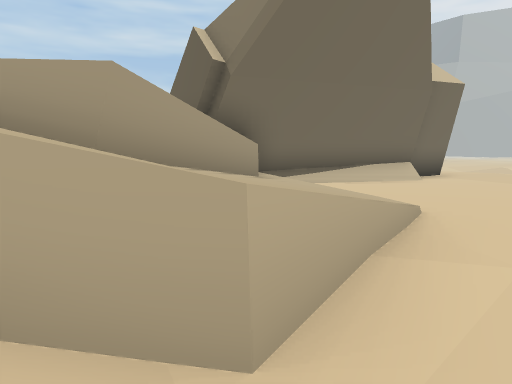
View 1 (above)

16 first-person views from a walk through a scene from a Unity 3-D project. The camera is 0.64 m above the floor, tilts 6° down and sees 70° across. The floor is counted in squares, 1 m on a side. Each view is taken from the middle of a square. On the plan, view 1 faces up. The plan holds only what a view shows up to about 10 squares ahead; the rest is blank. The place goes on beyond the plan. The player character is not drawn.

View 2
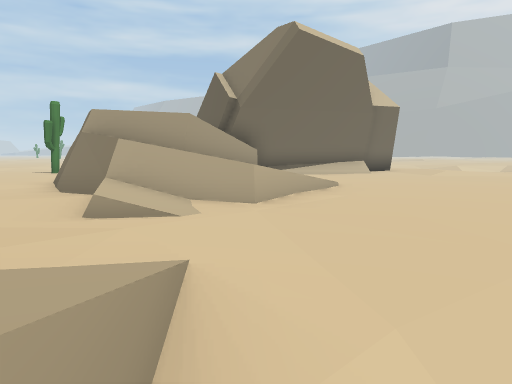

View 3
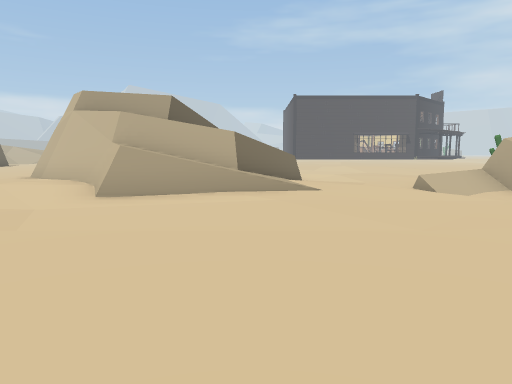

View 4
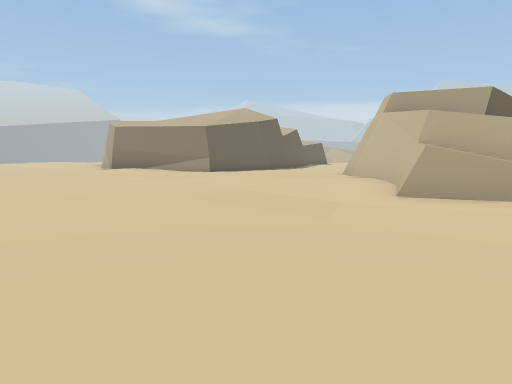

View 5
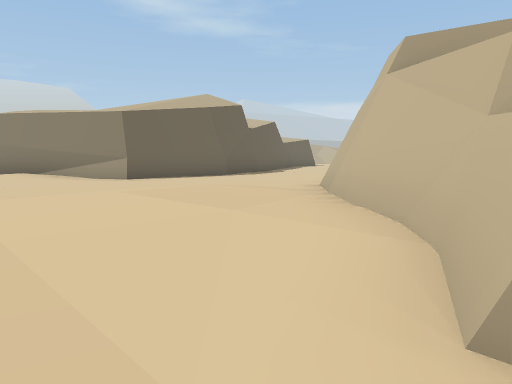

View 6
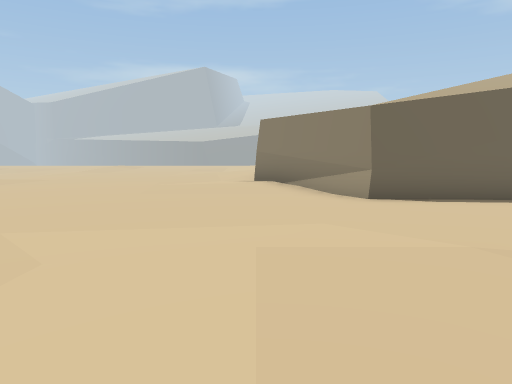

View 7
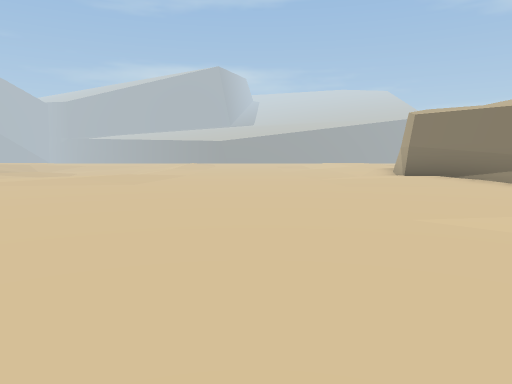

View 8
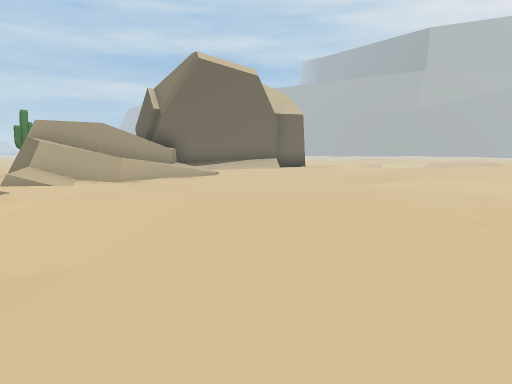

View 9
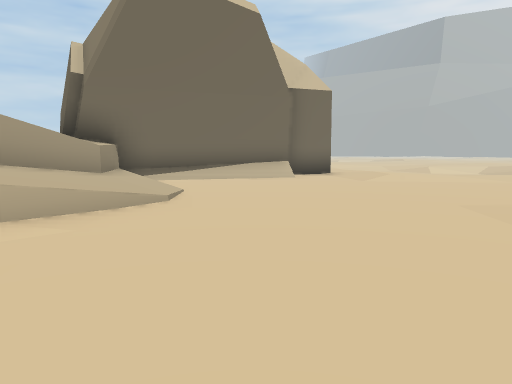

View 10
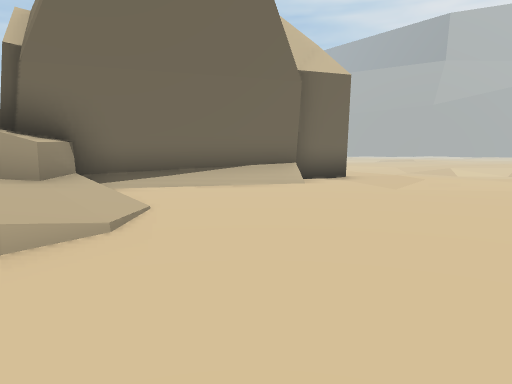

View 11
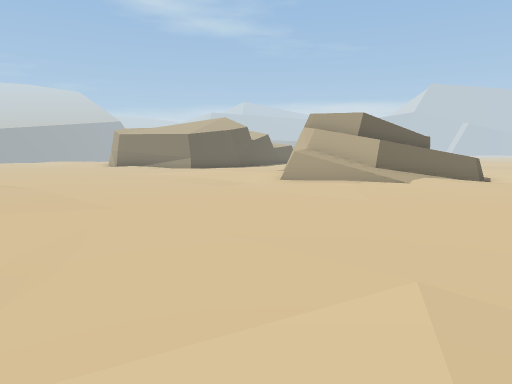

View 12
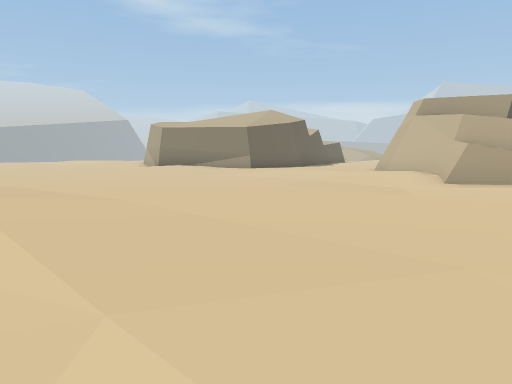

View 13
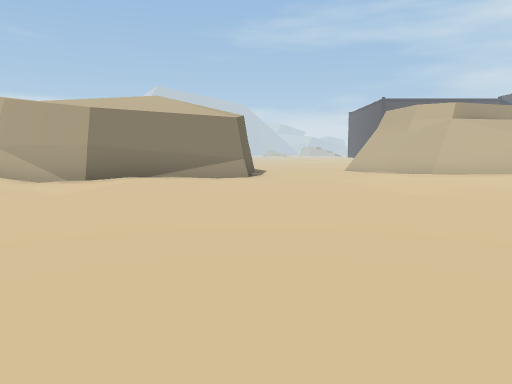

View 14
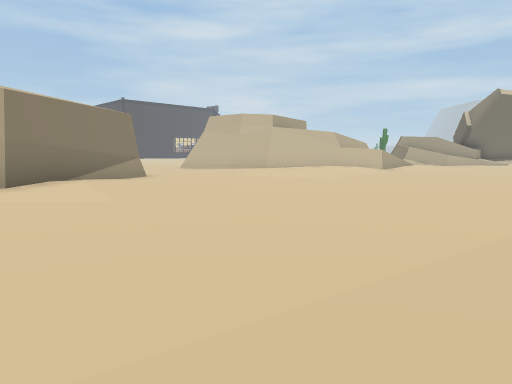

View 15
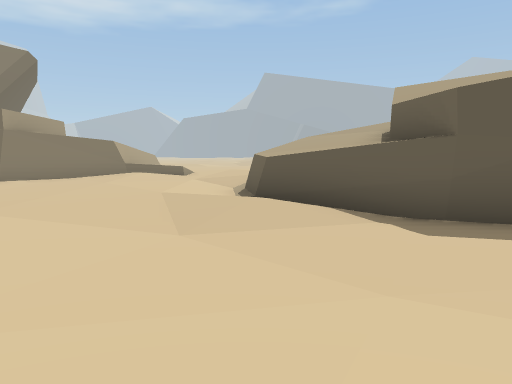

View 16
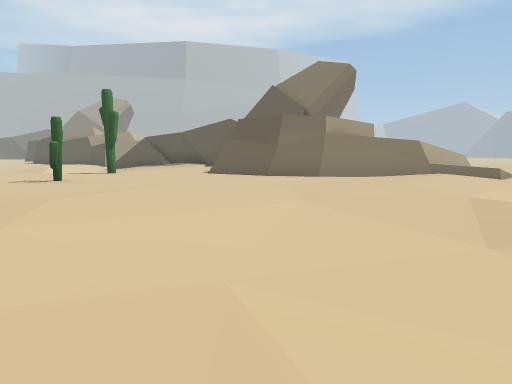

### Floor plan
Key: @ floor where view 1 was taken; # wall or solid block; . main floor; : floor 0.05 m higher than the main floor; - floor 0.05 m lower than the main floor; + floor 0.1 m higher than the main floor; _ floor 0.1 m lower than the main floor; < floor 0.15 m lower than the main floor; ( floor 0.2 m lower than the main floor; / step, stairs or slope; = window, fence, low wall or low ledge; ^ raised ledge; O other object.
Columns run from 12 left of view 1 to 7 right of it. Each row starts with its distance up from view 1.
 11                  #:
 10                 ##++
  9   ..          ###.:+
  8   ...       ###.../.
  7   .O..     ##.......
  6  ......     ^/......
  5  ......##  ^//......
  4  .......#^#^///.....
  3  ::.----##///=.....
  2  +:.-_-..=///.....:+
  1 ::..--..:+===.....::
  0 --_/_-....=/@.....--
 -1 -_<<<//__.++:.....-_
 -2 -/((/.^^^/+++:....-/
 -3  /(((^^^^^^/+....../
 -4   <<##   ^^//-...../
 -5     #  ##^^/=-.....-
 -6         ###/.-.....-
 -7         ##/+......:
 -8        ##/++:.....+
 -9        #.+++:.....:
-10       ../++/....../
-11       .............
-12       ..............
-13        ##...........
-14         ##..........
-15          ##+:......:
-16           #+:.....:+
-17           ##......::
-18           #..  ...-

Where each view was taken, in squares from view 1:
view 1: 0 up, 0 right, facing up
view 2: 4 down, 0 right, facing up
view 3: 3 down, 5 right, facing left
view 4: 3 down, 5 right, facing down-left
view 5: 5 down, 1 right, facing down-left
view 6: 7 down, 1 left, facing down
view 7: 7 down, 3 right, facing down
view 8: 7 down, 3 right, facing up
view 9: 1 down, 3 right, facing up
view 10: 1 up, 3 right, facing up
view 11: 1 up, 7 right, facing down-left
view 12: 3 down, 7 right, facing down-left
view 13: 13 down, 7 right, facing left
view 14: 18 down, 6 right, facing up-left
view 15: 2 down, 12 left, facing right
view 16: 2 down, 12 left, facing up-right
